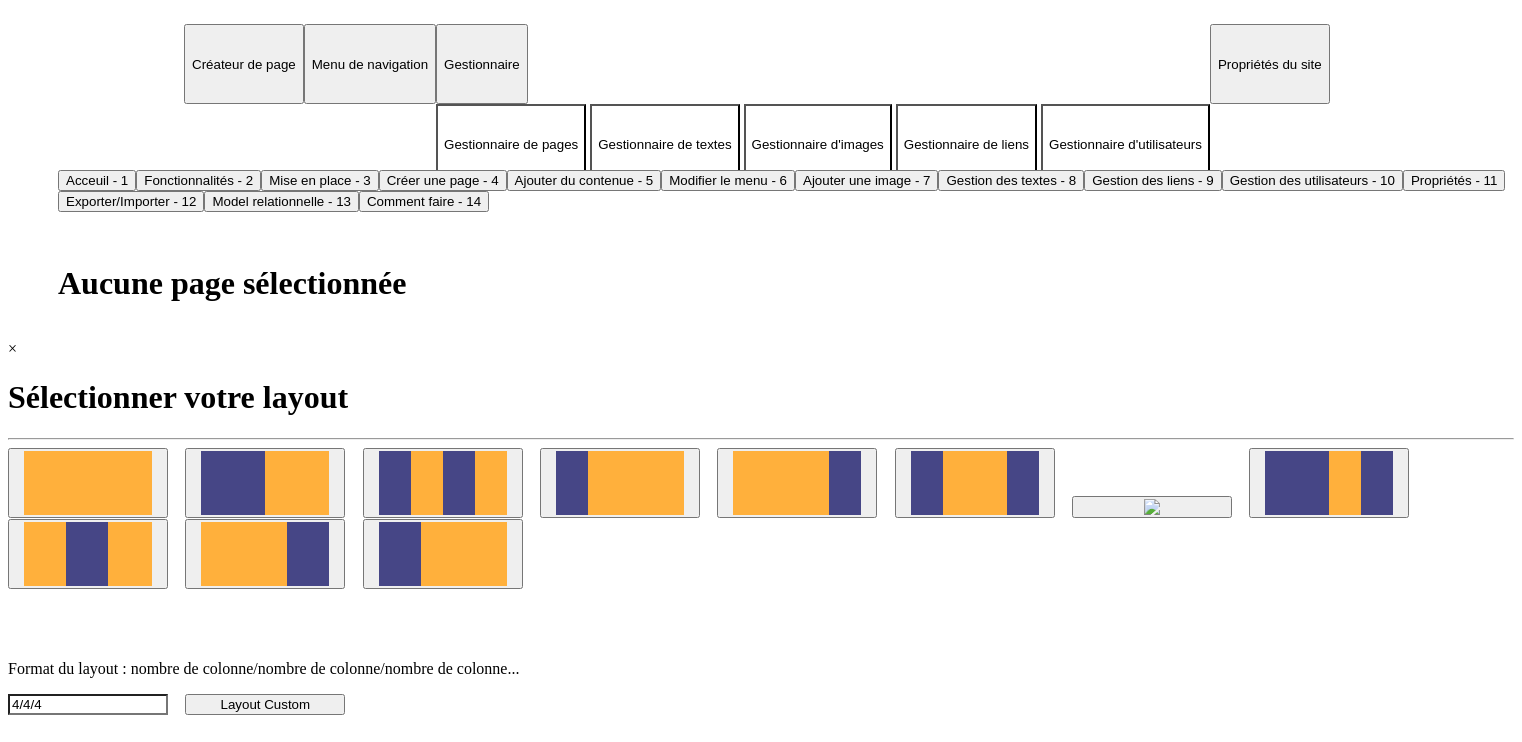
/editor/editor.php, run on the app's committed database.
### tables this page shows
CREATE TABLE IF NOT EXISTS `pages` (
  `id` int(10) UNSIGNED NOT NULL AUTO_INCREMENT,
  `titre` varchar(30) DEFAULT NULL,
  `online` int(1) UNSIGNED NOT NULL DEFAULT '0',
  PRIMARY KEY (`id`)
);

### editor/editor.php (the view, shortened to what this page needs)
<?php include("editor/php/EditorHeader.php") ?>
<div class='EditContainer'>
    <div class="row">
        <div class="col-lg-1 col-md-12 webContener">
            <?php
                $req="SELECT * FROM `pages`";
                $res = mysqli_query($BDD,$req);
                while($page = mysqli_fetch_array($res,MYSQLI_ASSOC)){
                    echo "<button class='webLink' onclick='window.location.href=\"index.php?p=editor&page=".$page["id"]."\"'>".$page["titre"]." - ".$page["id"]."</button>";
                }
            ?>
        </div>
        <div class="col-lg-11 webContener">
            <div class="row">
                <div class="col-md-12" id="builder">
                    <?php
                        if(isset($_GET["page"])){
                            if($_GET["page"]!= ""){
                                $_GET["page"] = htmlspecialchars($_GET["page"]);
                                $req = "SELECT count(*) as 'nbr' FROM `pages` WHERE `id` = '".$_GET["page"]."'";
                                $res = mysqli_fetch_array(mysqli_query($BDD,$req),MYSQLI_ASSOC);
                                if($res["nbr"]!= 0){
                                    echo "<h1>Edition page : ".$_GET["page"]."</h1><br>";
                                    $nbr = $_GET["page"];
                                    include("editor/php/function_edit.php");
                                    $req = "SELECT max(`id`) as 'nbr' FROM `conteneurs` WHERE 1";
                                    $LastInsertCont = mysqli_fetch_array(mysqli_query($BDD,$req),MYSQLI_ASSOC);
                                    $req="SELECT MAX(`id`) as 'nbr' FROM `page_conteneurs` WHERE 1";
                                    $LastInsertCP = mysqli_fetch_array(mysqli_query($BDD,$req),MYSQLI_ASSOC);
                                    $req="SELECT MAX(`id`) as 'nbr' FROM `colums` WHERE 1";
                                    $LastInsertColumn = mysqli_fetch_array(mysqli_query($BDD,$req),MYSQLI_ASSOC);
                                    if($LastInsertCont["nbr"] == ""){
                                        $LastInsertCont["nbr"] = 0;
                                    }
                                    if($LastInsertCP["nbr"] == ""){
                                        $LastInsertCP["nbr"] = 0;
                                    }
                                    if($LastInsertColumn["nbr"] == ""){
                                        $LastInsertColumn["nbr"] = 0;
                                    }
                                    $none = false;
                                }else{
                                    include("html/404.html");
                                }
                            }else{
                                include("html/404.html");
                            }
                        }else{
                            echo "<h1>Aucune page sélectionnée</h1>";
                        }
                    ?>
                </div>
            </div>
        </div>
    </div>
</div>
<div id="myModal" class="modal">
    <div class="modal-content">
        <div><span class="close">&times;</span></div>
        <h1>Sélectionner votre layout</h1>
        <hr>
        <div class="row">
            <button class="webLink EditBtnVBig" onclick="addrow('12')" class="col-md-2"><img src="editor/image/12.png"></button>
            <button class="webLink EditBtnVBig" onclick="addrow('6/6')" class="col-md-2"><img src="editor/image/6_6.png"></button>
            <button class="webLink EditBtnVBig" onclick="addrow('3/3/3/3')" class="col-md-2"><img src="editor/image/3_3_3_3.png"></button>
            <button class="webLink EditBtnVBig" onclick="addrow('3/9')" class="col-md-2"><img src="editor/image/3_9.png"></button>
            <button class="webLink EditBtnVBig" onclick="addrow('9/3')" class="col-md-2"><img src="editor/image/9_3.png"></button>
            <button class="webLink EditBtnVBig" onclick="addrow('3/6/3')" class="col-md-2"><img src="editor/image/3_6_3.png"></button>
            <button class="webLink EditBtnVBig" onclick="addrow('3/3/6')" class="col-md-2"><img src="editor/image/3_3_6.png"></button>
            <button class="webLink EditBtnVBig" onclick="addrow('6/3/3')" class="col-md-2"><img src="editor/image/6_3_3.png"></button>
            <button class="webLink EditBtnVBig" onclick="addrow('4/4/4')" class="col-md-2"><img src="editor/image/4_4_4.png"></button>
            <button class="webLink EditBtnVBig" onclick="addrow('8/4')" class="col-md-2"><img src="editor/image/8_4.png"></button>
            <button class="webLink EditBtnVBig" onclick="addrow('4/8')" class="col-md-2"><img src="editor/image/4_8.png"></button>
        </div><br><br><br>
        <div class="row">
            <p class="col-md-12">Format du layout : nombre de colonne/nombre de colonne/nombre de colonne...</p>
            <input id="customLayout" class="webLink EditBtnVBig EditField" value="4/4/4">
            <button class="webLink EditBtnVBig" onclick="addrow('custom')" class="col-md-2">Layout Custom</button>
        </div>
    </div>
</div>

### css/editorStyle.css (style rules this page uses)
.EditContainer { width: 100%; margin: 0; padding-left: 50px; padding-right: 50px; overflow-x:hidden; overflow: visible; color:var(--texteColor); }
.webContener { background-color:var(--ContainerColor); color:var(--texteColor); padding-top: 1em; width:100%; padding-bottom: 1em; }
.EditBtnVBig { width: 12em; margin-right: 1em; }
.EditField { background-color: var(--ContainerColor); color:var(--texteColor); }
::placeholder { color: var(--HeadAndFooter); opacity: 1; }

### data on the page
pages: titre "Acceuil", id "1"
pages: titre "Fonctionnalités", id "2"
pages: titre "Mise en place", id "3"
pages: titre "Créer une page", id "4"
pages: titre "Ajouter du contenue", id "5"
pages: titre "Modifier le menu", id "6"
pages: titre "Ajouter une image", id "7"
pages: titre "Gestion des textes", id "8"
pages: titre "Gestion des liens", id "9"
pages: titre "Gestion des utilisateurs", id "10"
pages: titre "Propriétés", id "11"
pages: titre "Exporter/Importer", id "12"
pages: titre "Model relationnelle", id "13"
pages: titre "Comment faire", id "14"
